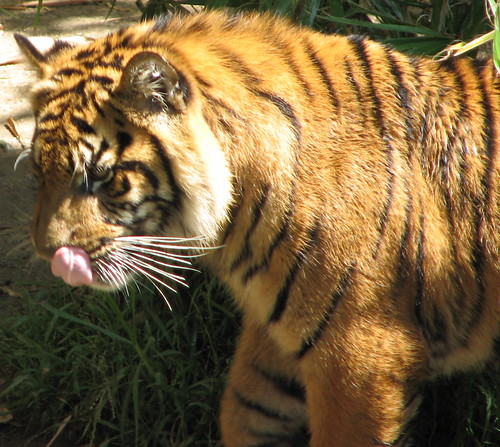
#> input picture fund-1/cat.jpg, 500 x 447 px
$ jupyter execute fund_lab.ipynb   (shell and % lines are left out)
#> lines starting #> are read from the running program, lines starting #| are printed output that depends on the picture
[cell 1]
#Import required packages
import cv2
import numpy as np
import matplotlib.pyplot as plt

[cell 2]
img_color = cv2.imread('cat.jpg')
#> img_color is the input picture: shape (447, 500, 3); mean B, G, R 63.5, 100.2, 124
if img_color is None:
    print("Error loading image")
    exit()

[cell 3]
#Converting the image to Grayscale
img_gray = cv2.cvtColor(img_color, cv2.COLOR_BGR2GRAY)
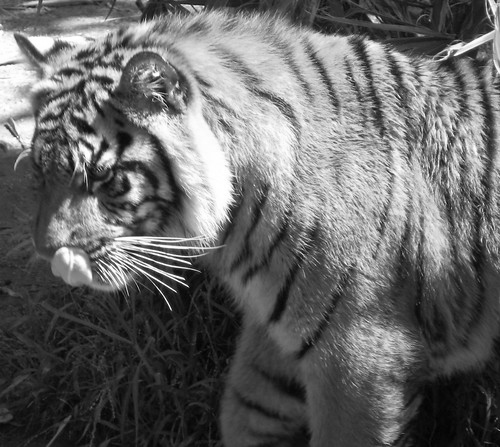
#> img_gray: shape (447, 500); min 2, max 255, mean 103.1

[cell 4]
#Applying Gaussian Blur
kernel_size = 5  # Choose an odd integer value (e.g., 3, 5, 7)
img_blur = cv2.GaussianBlur(img_gray, (kernel_size, kernel_size), 0)
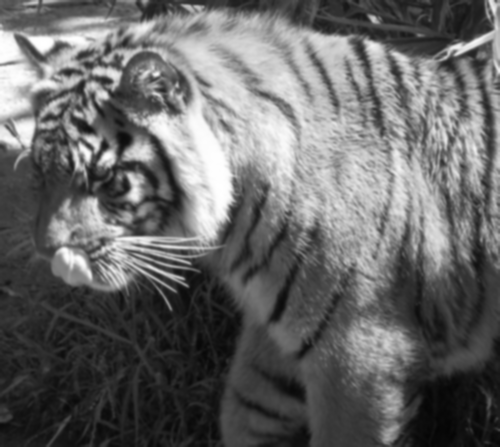
#> img_blur: shape (447, 500); min 5, max 255, mean 103.1

[cell 5]
#Perform Canny Edge detection
threshold1 = 50
threshold2 = 150

edges = cv2.Canny(img_blur, threshold1, threshold2)
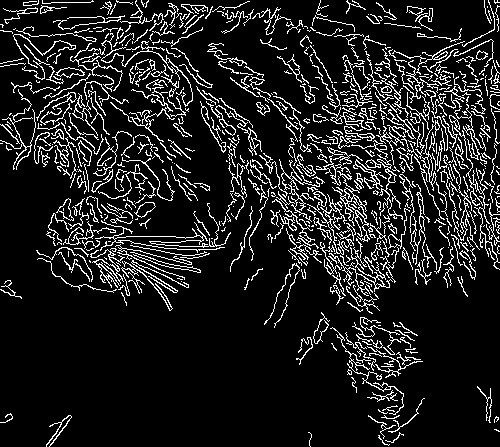
#> edges: shape (447, 500); 12.3% white in thin lines or dots

[cell 6]
#Display the processed images using matplotlib
fig, axs = plt.subplots(2, 2, figsize=(10, 10))

# Original image (RGB)
axs[0, 0].imshow(cv2.cvtColor(img_color, cv2.COLOR_BGR2RGB))
axs[0, 0].set_title('Original Image')
axs[0, 0].axis('off')

# Grayscale image
axs[0, 1].imshow(img_gray, cmap='gray')
axs[0, 1].set_title('Grayscale Image')
axs[0, 1].axis('off')

# Blurred image
axs[1, 0].imshow(img_blur, cmap='gray')
axs[1, 0].set_title(f'Blurred Image (Kernel {kernel_size}x{kernel_size})')
axs[1, 0].axis('off')

# Edge detection image
axs[1, 1].imshow(edges, cmap='gray')
axs[1, 1].set_title(f'Edge Detection ({threshold1}-{threshold2})')
axs[1, 1].axis('off')

plt.show()
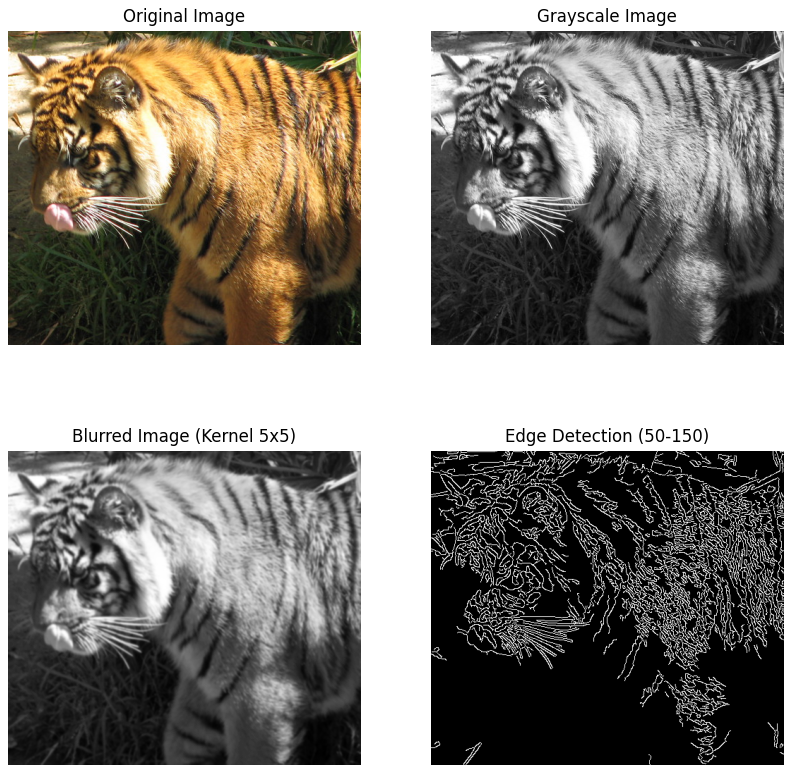
#> figure drawn by matplotlib, 4 panels
